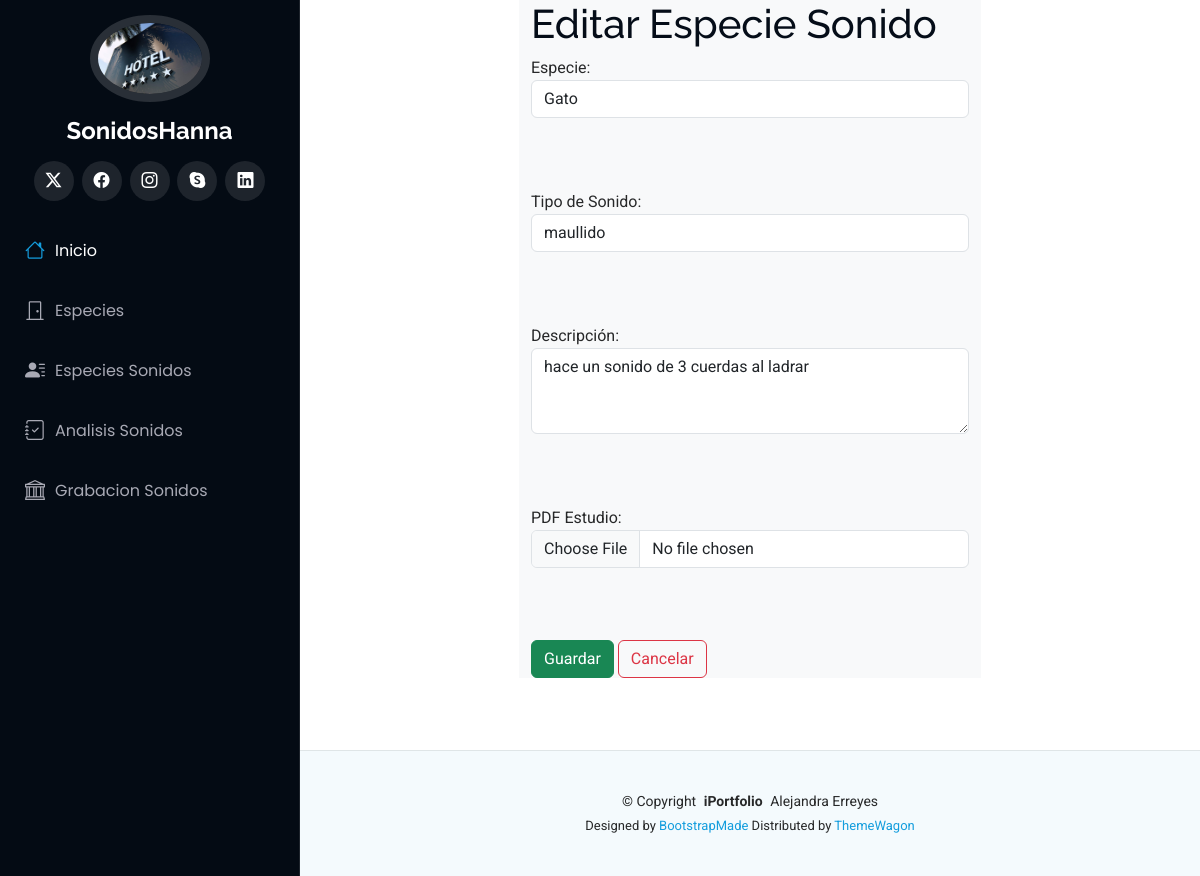
The app's page /especiesonido/editarEspecieSonido/1 with its own data.
### Aplicaciones/EspeciesSonidos/models.py (models this page shows, shortened)
class EspecieSonido(models.Model):
    id = models.AutoField(primary_key=True)
    especie = models.ForeignKey(Especie, on_delete=models.CASCADE)
    tipo_sonido = models.CharField(max_length=100)
    descripcion = models.TextField()
    pdf_estudio = models.FileField(upload_to='pdf_estudios/', null=True, blank=True)

### Aplicaciones/Especies/models.py (models this page shows, shortened)
class Especie(models.Model):
    id = models.AutoField(primary_key=True)
    nombre = models.CharField(max_length=100)
    tipo_especie = models.CharField(max_length=100)

### Aplicaciones/EspeciesSonidos/views.py (the view)
# urls.py: path('editarEspecieSonido/<id>', views.editarEspecieSonido),
def editarEspecieSonido(request, id):
    registro = EspecieSonido.objects.get(id=id)
    especies = Especie.objects.all()
    return render(request, "editarEspecieSonido.html", {
        'registro': registro,
        'especies': especies
    })

### Aplicaciones/EspeciesSonidos/templates/editarEspecieSonido.html (shortened to what this page needs)
{% extends './plantilla.html' %}
{% block contenido %}
<div class="row">
    <div class="col-md-3"></div>
    <div class="col-md-6 bg-light">
        <h1>Editar Especie Sonido</h1>
        <form action="/especiesonido/procesarEdicionEspecieSonido/{{registro.id}}" id="frm_editar_especie_sonido" method="post" enctype="multipart/form-data">
            <label for="especie">Especie:</label>
            <select class="form-control" name="especie" id="especie">
                {% for especie in especies %}
                    <option value="{{ especie.id }}" {% if especie.id == registro.especie.id %}selected{% endif %}>
                        {{ especie.nombre }}
                    </option>
                {% endfor %}
            </select>
            <br><br><br>
            <label for="tipo_sonido">Tipo de Sonido:</label>
            <input class="form-control" type="text" name="tipo_sonido" id="tipo_sonido" value="{{registro.tipo_sonido}}">
            <br><br><br>
            <label for="descripcion">Descripción:</label>
            <textarea class="form-control" name="descripcion" id="descripcion" rows="3">{{registro.descripcion}}</textarea>
            <br><br><br>
            <label for="pdf_estudio">PDF Estudio:</label>
            <input class="form-control" type="file" name="pdf_estudio" id="pdf_estudio">
            <br><br><br>
            <button type="submit" class="btn btn-success">Guardar</button>
            <a class="btn btn-outline-danger" href="/especiesonido">Cancelar</a>
        </form>
    </div>
    <div class="col-md-3"></div>
</div><br><br><br>
{% endblock %}

### SonidosAE/static/plantilla/Portafolio/assets/css/main.css (style rules this page uses)
:root { --default-font: "Roboto", system-ui, -apple-system, "Segoe UI", Roboto, "Helvetica Neue", Arial, "Noto Sans", "Liberation Sans", sans-serif, "Apple Color Emoji", "Segoe UI Emoji", "Segoe UI Symbol", "Noto Color Emoji"; --heading-font: "Raleway", sans-serif; --nav-font: "Poppins", sans-serif; }
:root { --background-color: #ffffff; --default-color: #272829; --heading-color: #050d18; --accent-color: #149ddd; --surface-color: #ffffff; --contrast-color: #ffffff; }
:root { --nav-color: #a8a9b4; --nav-hover-color: #ffffff; --nav-mobile-background-color: #040b14; --nav-dropdown-background-color: #040b14; --nav-dropdown-color: #a8a9b4; --nav-dropdown-hover-color: #ffffff; }
:root { scroll-behavior: smooth; }
body { color: var(--default-color); background-color: var(--background-color); font-family: var(--default-font); }
a { color: var(--accent-color); text-decoration: none; transition: 0.3s; }
h1, h2, h3, h4, h5, h6 { color: var(--heading-color); font-family: var(--heading-font); }

### records on screen
EspecieSonido: especie "Gato", tipo_sonido "maullido", descripcion "hace un sonido de 3 cuerdas al ladrar"
